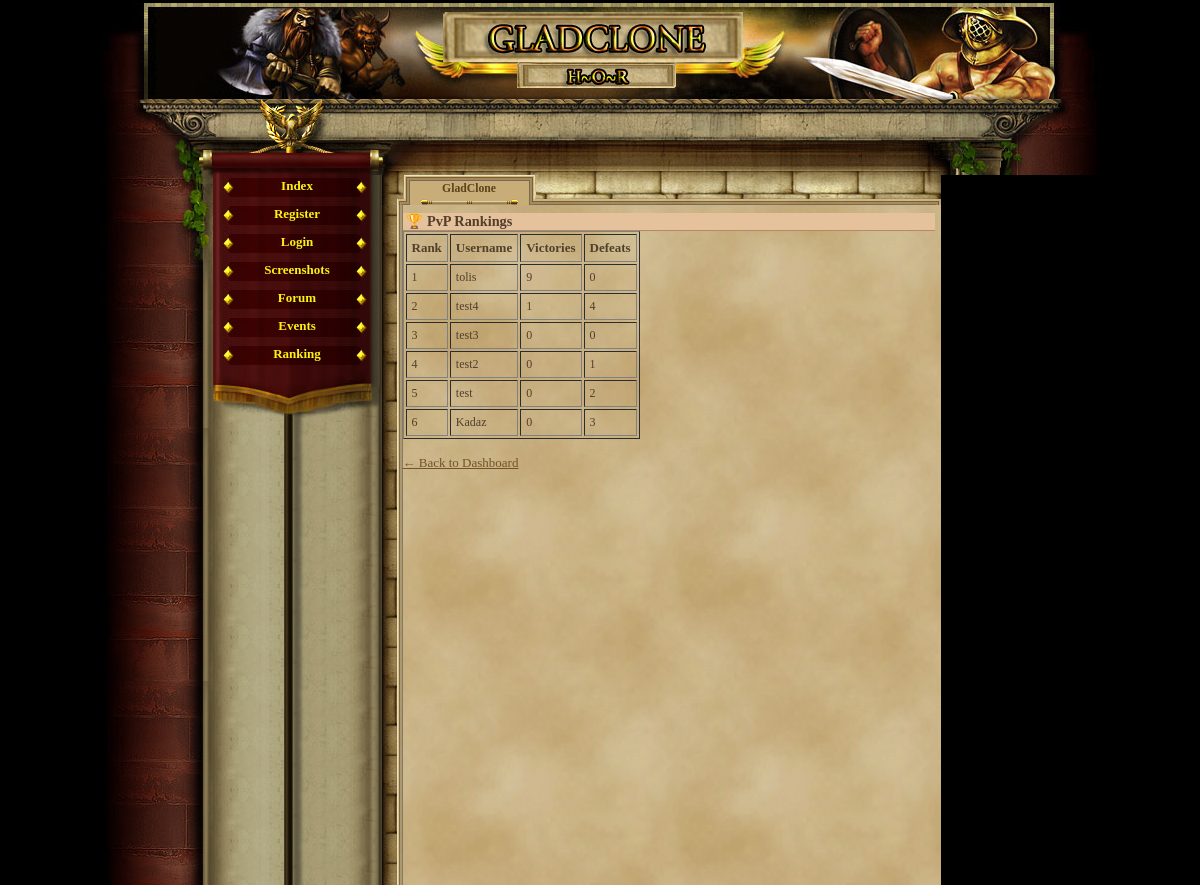
The page /ranking2.php (signed in) on the database its author committed.
### tables this page shows
CREATE TABLE `gracze` (
  `id` int(11) NOT NULL AUTO_INCREMENT,
  `gracz` int(11) NOT NULL DEFAULT '0',
  `login` varchar(24) NOT NULL,
  `haslo` varchar(40) NOT NULL,
  `email` varchar(40) NOT NULL,
  `plec` tinyint(4) NOT NULL DEFAULT '0',
  `avatar` tinyint(4) NOT NULL DEFAULT '1',
  `pregunta` text NOT NULL,
  `respuesta` text NOT NULL,
  `rank` int(1) NOT NULL DEFAULT '1',
  `nivel` int(1) NOT NULL DEFAULT '1',
  `exp` int(1) NOT NULL DEFAULT '0',
  `exp_max` int(1) NOT NULL DEFAULT '10',
  `honor` int(1) NOT NULL DEFAULT '0',
  `fama` int(1) NOT NULL DEFAULT '0',
  `victorias` int(1) NOT NULL DEFAULT '0',
  `perdidas` int(1) NOT NULL DEFAULT '0',
  `oro_robado` int(1) NOT NULL DEFAULT '0',
  `oro_perdido` int(1) NOT NULL DEFAULT '0',
  `atak` int(5) NOT NULL DEFAULT '0',
  `obrona` int(3) NOT NULL DEFAULT '0',
  `sila` int(1) NOT NULL DEFAULT '5',
  `sila_i` int(1) NOT NULL DEFAULT '0',
  `sila_max` int(1) NOT NULL DEFAULT '10',
  `zrecznosc` int(1) NOT NULL DEFAULT '5',
  `zrecznosc_i` int(1) NOT NULL DEFAULT '0',
  `zrecznosc_max` int(1) NOT NULL DEFAULT '10',
  `wyrzymalosc` int(1) NOT NULL DEFAULT '5',
  `wyrzymalosc_i` int(1) NOT NULL DEFAULT '0',
  `wyrzymalosc_max` int(1) NOT NULL DEFAULT '10',
  `constitucion` int(1) NOT NULL DEFAULT '5',
  `constitucion_i` int(1) NOT NULL DEFAULT '0',
  `constitucion_max` int(1) NOT NULL DEFAULT '10',
  `carisma` int(1) NOT NULL DEFAULT '5',
  `carisma_i` int(1) NOT NULL DEFAULT '0',
  `carisma_max` int(1) NOT NULL DEFAULT '10',
  `inteligencja` int(1) NOT NULL DEFAULT '5',
  `inteligencja_i` int(1) NOT NULL DEFAULT '0',
  `inteligencja_max` int(1) NOT NULL DEFAULT '10',
  `mdchance` int(1) NOT NULL DEFAULT '0',
  `dhchance` int(1) NOT NULL DEFAULT '0',
  `ctchance` int(1) NOT NULL DEFAULT '0',
  `zycie` int(100) NOT NULL DEFAULT '100',
  `zycie_max` int(100) NOT NULL DEFAULT '100',
  `obrazenia_min` int(1) NOT NULL DEFAULT '0',
  `obrazenia_max` int(3) NOT NULL DEFAULT '2',
  `zloto` int(100) NOT NULL DEFAULT '150',
  `zloto_skarbiec` int(11) NOT NULL,
  `punkty` int(11) NOT NULL,
  `pracuje` int(11) NOT NULL,
  `ostatnia_walka_pvp` int(11) NOT NULL,
  `ostatnia_walka_pvc` int(11) NOT NULL,
  `ostatnio_zregenerowano` int(11) NOT NULL,
  `titulo` varchar(24) NOT NULL DEFAULT 'Newbie',
  `arena_level` int(11) NOT NULL,
  `rubies` int(11) NOT NULL DEFAULT '0',
  `centurion_time` int(11) NOT NULL,
  `reportes` int(1) NOT NULL DEFAULT '0',
  `mensajes` int(1) NOT NULL DEFAULT '0',
  `noticias` int(1) NOT NULL DEFAULT '0',
  `bendicion1_type` int(11) NOT NULL,
  `bendicion1_time` int(11) NOT NULL,
  `bendicion2_type` int(11) NOT NULL,
  `bendicion2_time` int(11) NOT NULL,
  `bendicion3_type` int(11) NOT NULL,
  `bendicion3_time` int(11) NOT NULL,
  `bendicion4_type` int(11) NOT NULL,
  `bendicion4_time` int(11) NOT NULL,
  `ostatnia_aktywnosc` int(11) NOT NULL DEFAULT '0',
  `username_locked` tinyint(1) NOT NULL DEFAULT '0',
  `lock_login` tinyint(1) NOT NULL DEFAULT '0',
  PRIMARY KEY (`id`),
  UNIQUE KEY `login` (`login`)
);

### ranking2.php (the view, shortened to what this page needs)
<?php
require_once('var/ustawienia.php');
require_once('gora_strony.php');
require_once('menu_l.php');
echo "<h2>🏆 PvP Rankings</h2>";
echo "<table border='1' cellpadding='5'><tr><th>Rank</th><th>Username</th><th>Victories</th><th>Defeats</th></tr>";
$result = $conn->query("SELECT login, victorias, perdidas FROM gracze ORDER BY victorias DESC, perdidas ASC LIMIT 50");
$rank = 1;
while ($row = $result->fetch_assoc()) {
    echo "<tr>
        <td>{$rank}</td>
        <td>" . htmlspecialchars($row['login']) . "</td>
        <td>{$row['victorias']}</td>
        <td>{$row['perdidas']}</td>
    </tr>";
    $rank++;
}
echo "</table><br><a href='index.php'>← Back to Dashboard</a>";
?>

### game_05.css (style rules this page uses)
body, html { margin: 0; padding: 0; font-family:"Palatino Linotype", "Times New Roman", Times, serif; text-align: center; color: #513F2C; background-color: #000; font-size:16px; }
table { font-size:13px; }
h2 { text-align:left; border-bottom:1px solid #b28b60; color:#513F2C; background-color:#e6c29c; margin:8px 0px 0px 0px; padding-left:3px; font-size:1.1em; }
#content td { text-align:left; color:#513F2C; font-weight:normal; font-size: 12px; }
a { -moz-user-focus: none; -moz-outline: none; outline: none; }
#content a { color:#735227; }
#market_item_table td, th { padding-left: 5px; }

### rows shown on the page
gracze: login "tolis", victorias "9", perdidas "0"
gracze: login "test4", victorias "1", perdidas "4"
gracze: login "test3", victorias "0", perdidas "0"
gracze: login "test2", victorias "0", perdidas "1"
gracze: login "test", victorias "0", perdidas "2"
gracze: login "Kadaz", victorias "0", perdidas "3"
